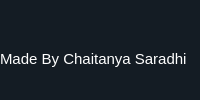
        <widget class="QFrame" name="Footer">
         <property name="styleSheet">
          <string notr="true">QFrame {
    background-color: #141C24  ;
	border:0px;
}

QLabel{
color:white;
border:0px;}</string>
         </property>
         <property name="frameShape">
          <enum>QFrame::StyledPanel</enum>
         </property>
         <property name="frameShadow">
          <enum>QFrame::Raised</enum>
         </property>
         <layout class="QHBoxLayout" name="horizontalLayout_5">
          <property name="spacing">
           <number>0</number>
          </property>
          <property name="leftMargin">
           <number>0</number>
          </property>
          <property name="topMargin">
           <number>0</number>
          </property>
          <property name="rightMargin">
           <number>0</number>
          </property>
          <property name="bottomMargin">
           <number>0</number>
          </property>
          <item alignment="Qt::AlignVCenter">
           <widget class="QFrame" name="Creator_Name">
            <property name="frameShape">
             <enum>QFrame::StyledPanel</enum>
            </property>
            <property name="frameShadow">
             <enum>QFrame::Raised</enum>
            </property>
            <layout class="QVBoxLayout" name="verticalLayout_7">
             <property name="spacing">
              <number>0</number>
             </property>
             <property name="leftMargin">
              <number>0</number>
             </property>
             <property name="topMargin">
              <number>0</number>
             </property>
             <property name="rightMargin">
              <number>0</number>
             </property>
             <property name="bottomMargin">
              <number>0</number>
             </property>
             <item>
              <widget class="QFrame" name="Size_Grip_Frame">
               <property name="frameShape">
                <enum>QFrame::StyledPanel</enum>
               </property>
               <property name="frameShadow">
                <enum>QFrame::Raised</enum>
               </property>
               <layout class="QVBoxLayout" name="verticalLayout_9">
                <item>
                 <widget class="QFrame" name="Size_Grip">
                  <property name="frameShape">
                   <enum>QFrame::StyledPanel</enum>
                  </property>
                  <property name="frameShadow">
                   <enum>QFrame::Raised</enum>
                  </property>
                 </widget>
                </item>
               </layout>
              </widget>
             </item>
             <item alignment="Qt::AlignLeft|Qt::AlignVCenter">
              <widget class="QLabel" name="My_Name">
               <property name="font">
                <font>
                 <pointsize>11</pointsize>
                </font>
               </property>
               <property name="text">
                <string>Made By Chaitanya Saradhi</string>
               </property>
              </widget>
             </item>
            </layout>
           </widget>
          </item>
         </layout>
        </widget>
